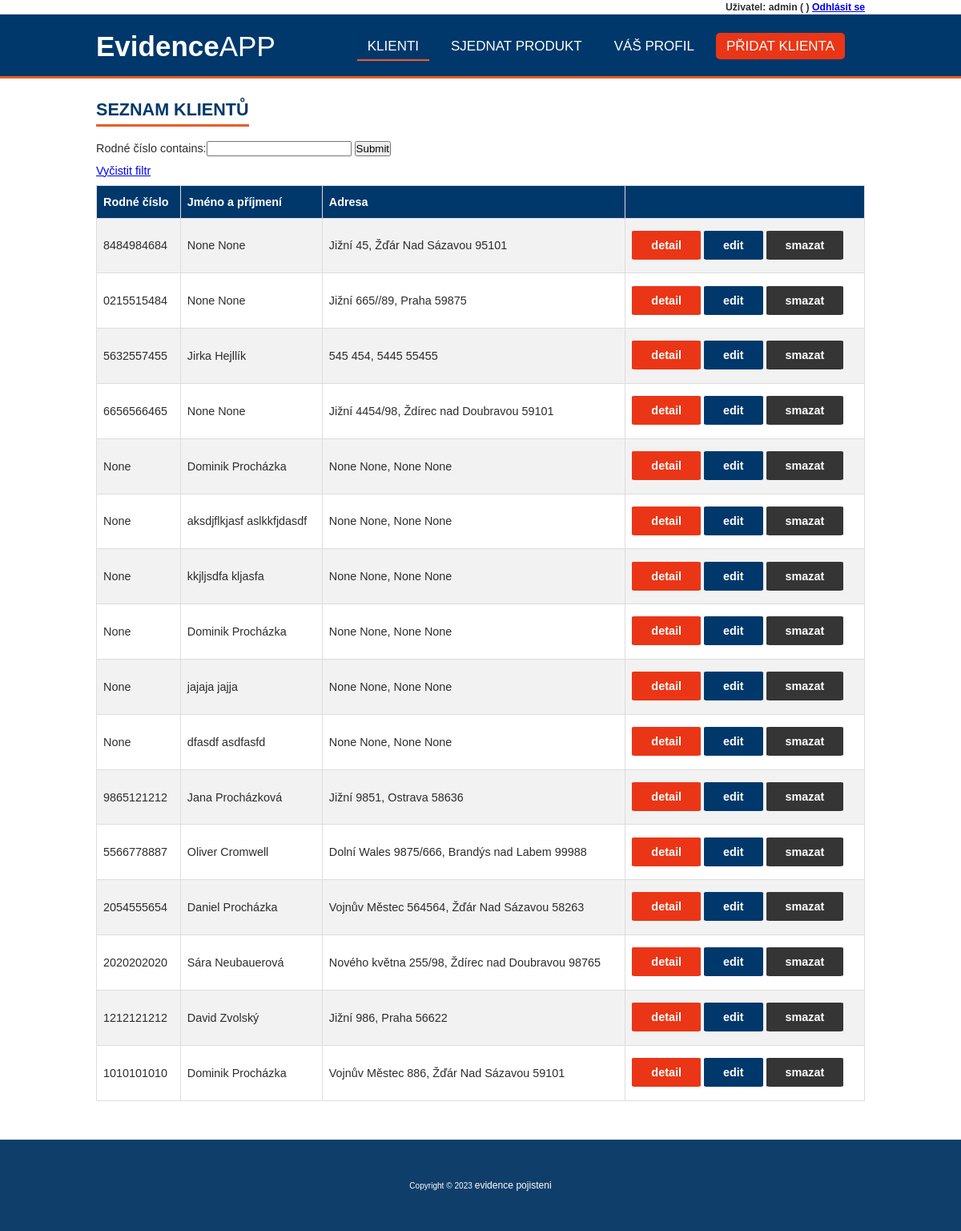
Page / (signed in) on the earlier database version.
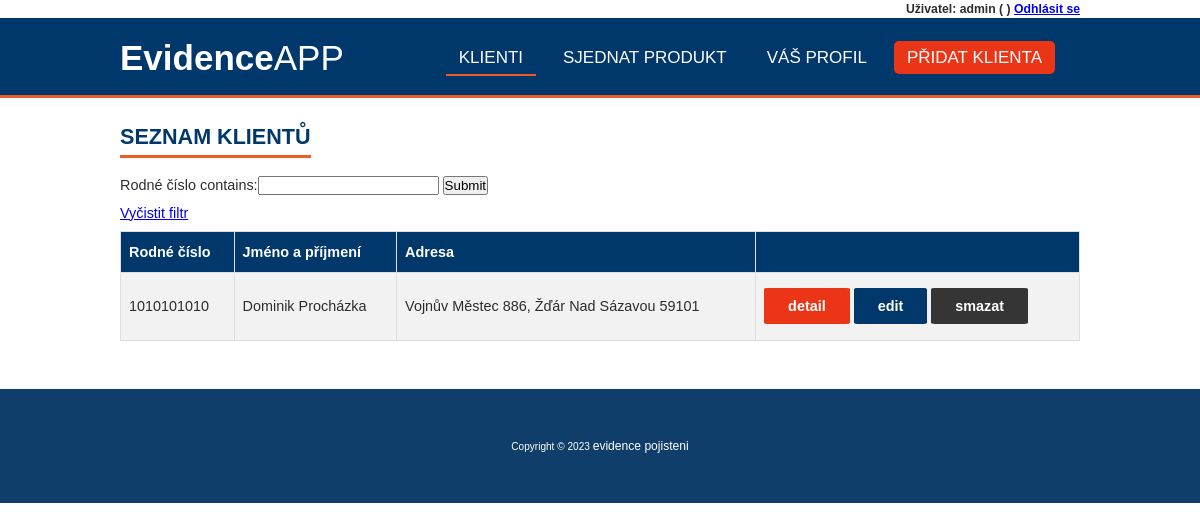
Same page on the later database version.
### evidence_pojisteni/models.py (models this page shows, shortened)
class Klient(models.Model):
    user = models.OneToOneField(User, null=True, on_delete=models.CASCADE)
    jmeno = models.CharField(max_length=200, null=True, verbose_name='Jméno')
    prijmeni = models.CharField(max_length=180, null=True, verbose_name='Příjmení')
    rodne_cislo = models.CharField(max_length=10, validators=[rodne_cislo], null=True, unique=True, verbose_name='Rodné číslo')
    ulice = models.CharField(max_length=180, null=True, verbose_name='Ulice')
    cislo_popisne = models.CharField(max_length=15, null=True, verbose_name='Číslo popisné')
    psc = models.CharField(max_length=5, validators=[psc], null=True, verbose_name='PSČ')
    mesto = models.CharField(max_length=120, null=True, verbose_name='Město')
    e_mail = models.EmailField(max_length=120, null=True, unique=True, verbose_name='E-mail')
    telefon = models.CharField(max_length=9,validators=[telefon], null=True, unique=True, verbose_name='Telefon')
    date_created = models.DateTimeField(auto_now_add=True, null=True, verbose_name='Datum registrace')
    class Meta:
            verbose_name="Klient"
            verbose_name_plural="Klienti"

### evidence_pojisteni/decorators.py (the view)
    def wrapper_function(request, *args, **kwargs):
        group = None
        if request.user.groups.exists():
            group = request.user.groups.all()[0].name
        if group == 'klient':
            return redirect('user_page')
        if group == 'admin':
            return view_func(request, *args, **kwargs)

### evidence_pojisteni/views.py (called while the page is built)
@login_required(login_url='login')
@admin_only
def index(request):
    klienti = Klient.objects.all().order_by("-id")
    produkty = Produkty.objects.all().order_by("-id")
    klientFilter = KlientFilter(request.GET, queryset=klienti)
    klienti = klientFilter.qs
    context = {'klienti':klienti, 'produkty':produkty, 'klientFilter':klientFilter}
    return render(request, 'evidence_pojisteni/index.html', context)

### evidence_pojisteni/templates/evidence_pojisteni/index.html
{% extends "base.html" %}
{% block content %}
<h2>Seznam klientů</h2>
    <form method="get">
        {{klientFilter.form}}
        <input type="submit">
    </form>
    <p><a href="{% url 'home' %}">Vyčistit filtr</a></p>
    <table id="klienti">
        <tr>
            <th>Rodné číslo</th>
            <th>Jméno a příjmení</th>
            <th>Adresa</th>
            <th></th>
        </tr>
        {% for klient in klienti %}
        <tr>
            <td>{{ klient.rodne_cislo }}</td>
            <td>{{ klient.jmeno }} {{ klient.prijmeni }}</a></td>
            <td>{{ klient.ulice}} {{klient.cislo_popisne}}, {{ klient.mesto }}  {{ klient.psc }}</td>
            <td>
                <a class="tlacitko tlacitko2" href="{% url 'klient' klient.id %}">detail</a>
                <a class="tlacitko tlacitko1" href="{% url 'update_klient' klient.id %}">edit</a>
                <a class="tlacitko tlacitko3" href="{% url 'delete_klient' klient.id %}">smazat</a>
            </td>
        </tr>
        {% endfor %}
    </table>
{% endblock %}

### evidence_pojisteni/templates/base.html (shortened to what this page needs)
<!DOCTYPE html>
<html lang="cs-cz">
<head>
    {% load static %}
    <link rel="stylesheet" type="text/css" href=" {% static '/evidence_pojisteni/style.css' %} ">
    <link rel="stylesheet" href=" {% static '/evidence_pojisteni/grid.css' %} ">
    <link rel="stylesheet" href=" {% static '/evidence_pojisteni/all.css' %} ">
    <link rel="stylesheet" type="text/css" href=" {% static '/evidence_pojisteni/sheet.css' %} ">
    <link rel="stylesheet" href="https://use.fontawesome.com/releases/v5.6.1/css/all.css">
</head>
<body>
    <div class="user_panel">
        <span>Uživatel: {{request.user}} ({{request.user.klient.jmeno}} {{request.user.klient.prijmeni}})</span>
        <span><a href="{% url 'logout' %}">Odhlásit se</a></span>
    </div>
    <header id="header">
        <nav>
            <label class="logo"><span>Evidence</span>APP</label>
            <ul>
                {% if request.user.is_staff %}
                {% url 'home' as home_url %}
                <li><a class="{% if request.path == home_url %}active{% endif %}" href="{% url 'home' %}">Klienti</a></li>
                {% endif %}
                {% url 'produkty' as produkty_url %}
                <li><a class="{% if request.path == produkty_url %}active{% endif %}" href="{% url 'produkty' %}">Sjednat produkt</a></li>
                {% url 'user_page' as user_url %}
                <li><a class="{% if request.path == user_url %}active{% endif %}" href="{% url 'user_page' %}">Váš profil</a></li>
                {% if request.user.is_staff %}
                {% url 'create_klient' as create_klient_url %}
                <li><a class="{% if request.path == create_klient_url %}active{% endif %}" href="{% url 'create_klient' %}" id="kontaktbtn">Přidat klienta</a></li>
                {% endif %}
            </ul>
        </nav>
    </header>
    <main id="centrovac" class="content">
        {% block content %}
        {% endblock %}
    </main>
    <footer>
        <p>Copyright © 2023 <a href="{% url 'home' %}">evidence pojisteni</a></p>
    </footer>
</body>
</html>

### evidence_pojisteni/static/evidence_pojisteni/style.css (style rules this page uses)
* { margin: 0 auto; padding: 0; box-sizing: border-box; font-family: Arial, Helvetica, sans-serif; }
body { font: 0.9em "Poppins"; color: #2d2d2d; box-sizing: border-box; }
#centrovac { width: 960px; margin: 0 auto; text-align: justify; }
p { margin:10px 0; }
.user_panel { max-width: 960px; text-align: end; color: #2d2d2d; font-size: 0.85em; font-weight: 200; margin: 0.15em auto; }
#header { background-color: #00386b; height: 80px; width: 100%; position: sticky; top: 0; z-index: 100; border-bottom: 3px solid #eb5c28; margin-bottom: 1.5em; }
nav { max-width: 960px; height: 80px; border-bottom: 3px solid #eb5c28; }
label.logo { color: white; font-size: 35px; line-height: 80px; }
span { font-weight: bold; }
#kontaktbtn { background-color: #ea3616; border-radius: 5px; }
nav ul { float: right; margin-right: 20px; }
nav ul li { display: inline-block; line-height: 80px; margin: 0px 5px; }
nav ul li a { color: white; font-size: 17px; text-transform: uppercase; padding: 7px 13px; text-decoration: none; }
a.active { border-bottom:2px solid #eb5c28; }
#klienti { font-family: Arial, Helvetica, sans-serif; border-collapse: collapse; width: 100%; }
#klienti td, #klienti th { border: 1px solid #ddd; padding: 8px; }
#klienti tr:nth-child(even) { background-color: #f2f2f2; }
#klienti th { padding-top: 12px; padding-bottom: 12px; text-align: left; background-color: #00386b; color: white; }
#klienti td a { text-decoration: none; }
#centrovac { max-width: 80%; margin: 0 auto; text-align: justify; }
h1, h2, h3 { color: #00386b; width: max-content; padding: 5px 0; font-weight: bold; text-transform: uppercase; margin: 0; }
h1, h2 { margin: 0; font-size: 1.5em; border-bottom: 3px solid #eb5c28; margin-bottom: 0.8em; margin-top: 0.5em; }
.content { width: 80%; margin: auto; margin-top: 80px; margin-bottom: 80px; }
.tlacitko { border: none; border-radius: 4%; color: white; font-weight: bold; padding: 10px 24px; text-align: center; text-decoration: none; display: inline-block; font-size: 1em; margin-top: 0.5em; margin-bottom: 0.6em; }
.tlacitko1 { background-color: #00386b; }
.tlacitko2 { background-color: #ea3616; }
.tlacitko3 { background-color: #353535; }
footer { background-color: #103e6b; height: 20%; text-align: center; font-size: 0.7em; color: white; padding: 40px; margin-top: 4%; }
footer a { color: white; font-size: 1.2em; text-decoration: none; }

Differences in the rows shown:
removed Klient: rodne_cislo "8484984684", jmeno "None", prijmeni "None", ulice "Jižní", cislo_popisne "45", mesto "Žďár Nad Sázavou", psc "95101"
removed Klient: rodne_cislo "0215515484", jmeno "None", prijmeni "None", ulice "Jižní", cislo_popisne "665//89", mesto "Praha", psc "59875"
removed Klient: rodne_cislo "5632557455", jmeno "Jirka", prijmeni "Hejllík", ulice "545", cislo_popisne "454", mesto "5445", psc "55455"
removed Klient: rodne_cislo "6656566465", jmeno "None", prijmeni "None", ulice "Jižní", cislo_popisne "4454/98", mesto "Ždírec nad Doubravou", psc "59101"
removed Klient: rodne_cislo "None", jmeno "Dominik", prijmeni "Procházka", ulice "None", cislo_popisne "None", mesto "None", psc "None"
removed Klient: rodne_cislo "None", jmeno "aksdjflkjasf", prijmeni "aslkkfjdasdf", ulice "None", cislo_popisne "None", mesto "None", psc "None"
removed Klient: rodne_cislo "None", jmeno "kkjljsdfa", prijmeni "kljasfa", ulice "None", cislo_popisne "None", mesto "None", psc "None"
removed Klient: rodne_cislo "None", jmeno "Dominik", prijmeni "Procházka", ulice "None", cislo_popisne "None", mesto "None", psc "None"
removed Klient: rodne_cislo "None", jmeno "jajaja", prijmeni "jajja", ulice "None", cislo_popisne "None", mesto "None", psc "None"
removed Klient: rodne_cislo "None", jmeno "dfasdf", prijmeni "asdfasfd", ulice "None", cislo_popisne "None", mesto "None", psc "None"
removed Klient: rodne_cislo "9865121212", jmeno "Jana", prijmeni "Procházková", ulice "Jižní", cislo_popisne "9851", mesto "Ostrava", psc "58636"
removed Klient: rodne_cislo "5566778887", jmeno "Oliver", prijmeni "Cromwell", ulice "Dolní Wales", cislo_popisne "9875/666", mesto "Brandýs nad Labem", psc "99988"
removed Klient: rodne_cislo "2054555654", jmeno "Daniel", prijmeni "Procházka", ulice "Vojnův Městec", cislo_popisne "564564", mesto "Žďár Nad Sázavou", psc "58263"
removed Klient: rodne_cislo "2020202020", jmeno "Sára", prijmeni "Neubauerová", ulice "Nového května", cislo_popisne "255/98", mesto "Ždírec nad Doubravou", psc "98765"
removed Klient: rodne_cislo "1212121212", jmeno "David", prijmeni "Zvolský", ulice "Jižní", cislo_popisne "986", mesto "Praha", psc "56622"
